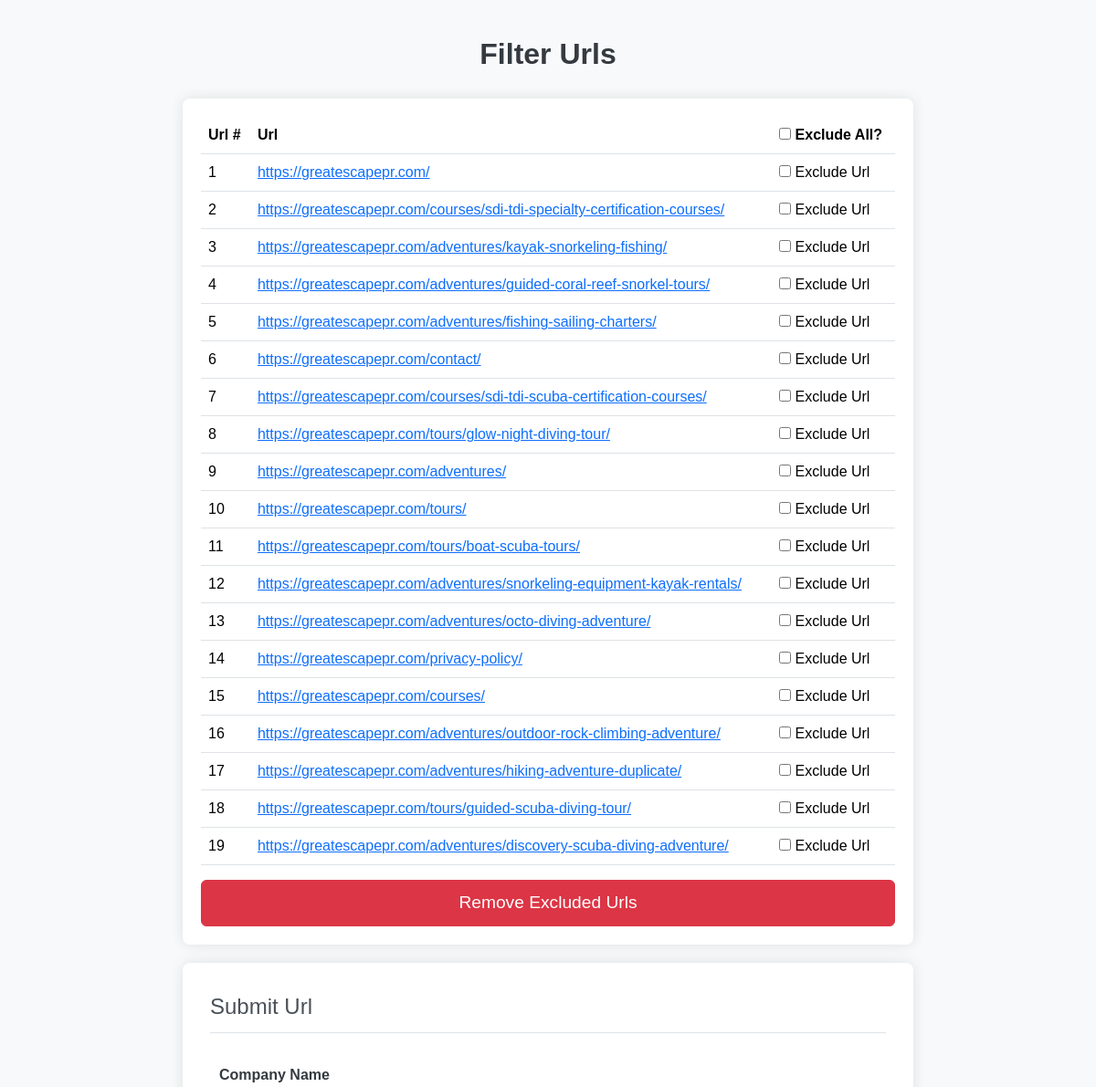
/filter_urls (upper part), run on an earlier commit of the app's database.
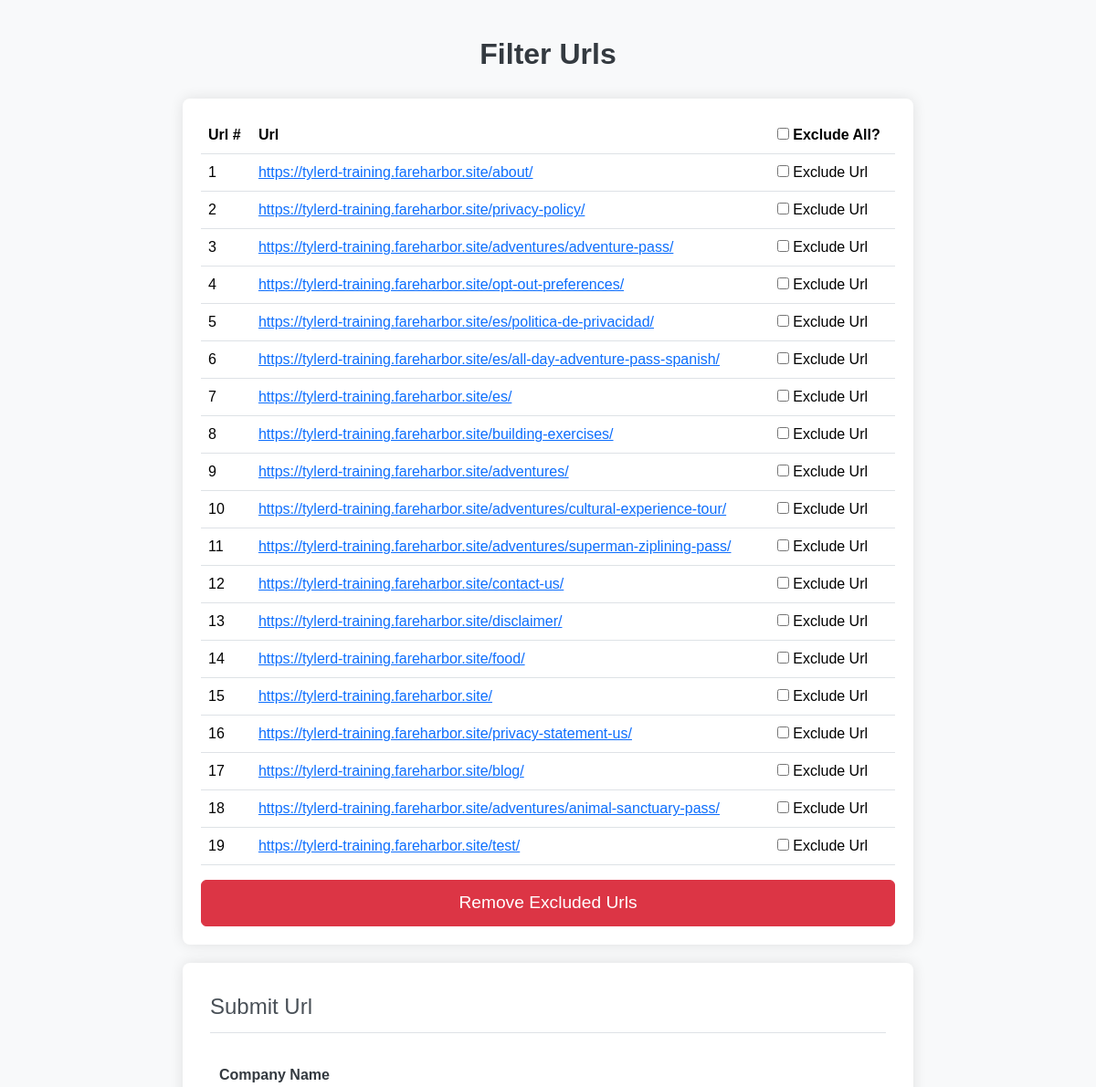
And on a later commit of the database.
### webtranslator/models.py (models this page shows, shortened)
class Webtranslation(db.Model):
    url_num = db.Column(db.Integer, primary_key=True, nullable=False)
    address = db.Column(db.String)

### webtranslator/routes.py (the view)
@app.route('/filter_urls', methods=['GET','POST'])
def filter_urls():
    urls = Webtranslation.query.all()
    form = TranslateForm()
    if form.validate_on_submit():
        session['company_name']=form.company_name.data
        session['source_lang']=form.source_lang.data
        session['target_langs']=form.target_lang.data
        return redirect(url_for('translation_progress'))
    return render_template('filter_urls.html', urls=urls, form=form)

### webtranslator/forms.py
class TranslateForm(FlaskForm):
    company_name = StringField('Company Name', validators=[DataRequired()])
    source_lang = SelectField('Source Language', choices=LANGS)
    target_lang = MultiCheckboxField('Target Language', choices=LANGS)
    submit = SubmitField('Scrape and Translate')

### webtranslator/templates/filter_urls.html (shortened to what this page needs)
{% extends 'base.html' %}
{% block body %}
    <h1>Filter Urls</h1>
    <div class="content-section">
        <form id="urlFilterForm" action="/exclude_url" method="POST">
        <table class="table">
            <tr>
                <th scope="col">Url #</th>
                <th scope="col">Url</th>
                <th scope="col">
                    <input type="checkbox" id="selectAll" onclick="toggleSelectAll(this)"/>
                    <label for="selectAll">Exclude All?</label>
                </th>
            </tr>
            {% for url in urls %}
            <tr>
                <td>
                    {{ url.url_num }}
                </td>
                <td>
                    <a href="{{ url.address }}" target="_blank"> {{url.address}}</a>
                </td>
                <td>
                    <input type="checkbox" id="exclude" name="exclude" class="exclude-checkbox" value="{{ url.url_num }}"/>
                    <label for="exclude">Exclude Url</label>
                </td>
            </tr>
            {% endfor %}
        </table>
        <button class="btn btn-danger" type="submit">Remove Excluded Urls</button>
    </form>
    </div>
    <div class ="content-section">
        <form action="" method="POST">
            <fieldset class="form-group">
                <legend class="border-bottom mb-4">Submit Url</legend>
                <div class="form-group">
                    {{ form.company_name.label(class="form-control-label") }}
                </div>
            </fieldset>
        </form>
    </div>
{% endblock %}

### webtranslator/templates/base.html (shortened to what this page needs)
<!DOCTYPE html>
<html lang="en">
<head>
    <link href="https://cdn.jsdelivr.net/npm/bootstrap@5.3.3/dist/css/bootstrap.min.css" rel="stylesheet">
    <link rel="stylesheet" type="text/css" href="{{ url_for('static', filename = 'css/main.css') }}">
</head>
<body class="bg-light">
    <div class="container">
        {% block body %}{% endblock %}
    </div>
</body>
</html>

### webtranslator/static/css/main.css (style rules this page uses)
.form-group { padding: 10px; }
body { background-color: #f8f9fa; font-family: Arial, sans-serif; color: #343a40; }
.content-section { background-color: white; padding: 20px; border-radius: 8px; box-shadow: 0px 0px 15px rgba(0, 0, 0, 0.1); max-width: 800px; margin: 20px auto; }
h1 { font-size: 2rem; font-weight: bold; margin-bottom: 30px; margin-top: 40px; color: #343a40; text-align: center; }
.form-group { margin-bottom: 15px; }
legend { font-size: 1.5rem; color: #495057; border-bottom: 2px solid #dee2e6; padding-bottom: 10px; }
table { width: 100%; border-collapse: collapse; }
th { background-color: #343a40; color: white; padding: 10px; text-align: left; }
td { padding: 10px; border-bottom: 1px solid #dee2e6; }
.btn-danger { background-color: #dc3545; border-color: #dc3545; width: 100%; padding: 10px; font-size: 1.2rem; }
.form-group { margin-bottom: 20px; }
.form-control-label { font-weight: bold; margin-bottom: 5px; }

What changed in the data, as far as the page shows it:
changed Webtranslation id 1: address "https://greatescapepr.com/" → "https://tylerd-training.fareharbor.site/about/"
changed Webtranslation id 2: address "https://greatescapepr.com/courses/sdi-tdi-specialty-certification-courses/" → "https://tylerd-training.fareharbor.site/privacy-policy/"
changed Webtranslation id 3: address "https://greatescapepr.com/adventures/kayak-snorkeling-fishing/" → "https://tylerd-training.fareharbor.site/adventures/adventure-pass/"
changed Webtranslation id 4: address "https://greatescapepr.com/adventures/guided-coral-reef-snorkel-tours/" → "https://tylerd-training.fareharbor.site/opt-out-preferences/"
changed Webtranslation id 5: address "https://greatescapepr.com/adventures/fishing-sailing-charters/" → "https://tylerd-training.fareharbor.site/es/politica-de-privacidad/"
changed Webtranslation id 6: address "https://greatescapepr.com/contact/" → "https://tylerd-training.fareharbor.site/es/all-day-adventure-pass-spanish/"
changed Webtranslation id 7: address "https://greatescapepr.com/courses/sdi-tdi-scuba-certification-courses/" → "https://tylerd-training.fareharbor.site/es/"
changed Webtranslation id 8: address "https://greatescapepr.com/tours/glow-night-diving-tour/" → "https://tylerd-training.fareharbor.site/building-exercises/"
changed Webtranslation id 9: address "https://greatescapepr.com/adventures/" → "https://tylerd-training.fareharbor.site/adventures/"
changed Webtranslation id 10: address "https://greatescapepr.com/tours/" → "https://tylerd-training.fareharbor.site/adventures/cultural-experience-tour/"
changed Webtranslation id 11: address "https://greatescapepr.com/tours/boat-scuba-tours/" → "https://tylerd-training.fareharbor.site/adventures/superman-ziplining-pass/"
changed Webtranslation id 12: address "https://greatescapepr.com/adventures/snorkeling-equipment-kayak-rentals/" → "https://tylerd-training.fareharbor.site/contact-us/"
changed Webtranslation id 13: address "https://greatescapepr.com/adventures/octo-diving-adventure/" → "https://tylerd-training.fareharbor.site/disclaimer/"
changed Webtranslation id 14: address "https://greatescapepr.com/privacy-policy/" → "https://tylerd-training.fareharbor.site/food/"
changed Webtranslation id 15: address "https://greatescapepr.com/courses/" → "https://tylerd-training.fareharbor.site/"
changed Webtranslation id 16: address "https://greatescapepr.com/adventures/outdoor-rock-climbing-adventure/" → "https://tylerd-training.fareharbor.site/privacy-statement-us/"
changed Webtranslation id 17: address "https://greatescapepr.com/adventures/hiking-adventure-duplicate/" → "https://tylerd-training.fareharbor.site/blog/"
changed Webtranslation id 18: address "https://greatescapepr.com/tours/guided-scuba-diving-tour/" → "https://tylerd-training.fareharbor.site/adventures/animal-sanctuary-pass/"
changed Webtranslation id 19: address "https://greatescapepr.com/adventures/discovery-scuba-diving-adventure/" → "https://tylerd-training.fareharbor.site/test/"
